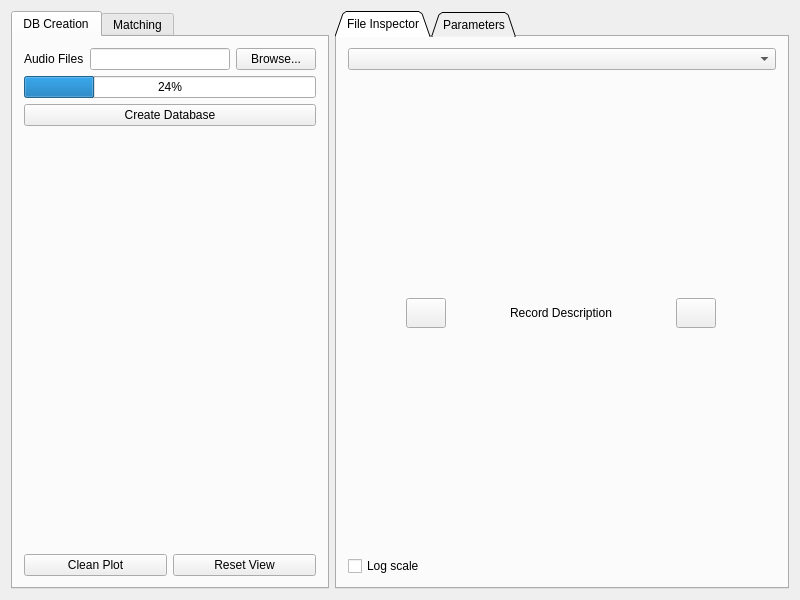
<?xml version="1.0" encoding="UTF-8"?>
<ui version="4.0">
 <class>WindowUI</class>
 <widget class="QWidget" name="WindowUI">
  <property name="geometry">
   <rect>
    <x>0</x>
    <y>0</y>
    <width>800</width>
    <height>600</height>
   </rect>
  </property>
  <property name="minimumSize">
   <size>
    <width>0</width>
    <height>0</height>
   </size>
  </property>
  <property name="windowTitle">
   <string>FindMinutiae</string>
  </property>
  <layout class="QGridLayout" name="gridLayout">
   <item row="0" column="1">
    <widget class="QTabWidget" name="TabOptions">
     <property name="tabPosition">
      <enum>QTabWidget::North</enum>
     </property>
     <property name="tabShape">
      <enum>QTabWidget::Triangular</enum>
     </property>
     <property name="currentIndex">
      <number>0</number>
     </property>
     <widget class="QWidget" name="TabFileInspection">
      <attribute name="title">
       <string>File Inspector</string>
      </attribute>
      <layout class="QVBoxLayout" name="verticalLayout">
       <item>
        <widget class="QComboBox" name="ComboChooseFile"/>
       </item>
       <item>
        <widget class="GUI::ChartRecWidget" name="ChartShowRec" native="true">
         <property name="sizePolicy">
          <sizepolicy hsizetype="Preferred" vsizetype="Expanding">
           <horstretch>0</horstretch>
           <verstretch>0</verstretch>
          </sizepolicy>
         </property>
        </widget>
       </item>
       <item>
        <layout class="QHBoxLayout" name="HorRecordControls">
         <item>
          <widget class="QPushButton" name="ButtonPreviousRecord">
           <property name="sizePolicy">
            <sizepolicy hsizetype="Fixed" vsizetype="Fixed">
             <horstretch>0</horstretch>
             <verstretch>0</verstretch>
            </sizepolicy>
           </property>
           <property name="minimumSize">
            <size>
             <width>0</width>
             <height>30</height>
            </size>
           </property>
           <property name="maximumSize">
            <size>
             <width>16777215</width>
             <height>30</height>
            </size>
           </property>
           <property name="text">
            <string/>
           </property>
           <property name="icon">
            <iconset>
             <normaloff>../../Resources/48x48/Prev.png</normaloff>../../Resources/48x48/Prev.png</iconset>
           </property>
          </widget>
         </item>
         <item>
          <widget class="QLabel" name="LabelRecordDescription">
           <property name="sizePolicy">
            <sizepolicy hsizetype="Fixed" vsizetype="Fixed">
             <horstretch>0</horstretch>
             <verstretch>0</verstretch>
            </sizepolicy>
           </property>
           <property name="minimumSize">
            <size>
             <width>0</width>
             <height>30</height>
            </size>
           </property>
           <property name="maximumSize">
            <size>
             <width>16777215</width>
             <height>30</height>
            </size>
           </property>
           <property name="text">
            <string>Record Description</string>
           </property>
          </widget>
         </item>
         <item>
          <widget class="QPushButton" name="ButtonNextRecord">
           <property name="sizePolicy">
            <sizepolicy hsizetype="Fixed" vsizetype="Fixed">
             <horstretch>0</horstretch>
             <verstretch>0</verstretch>
            </sizepolicy>
           </property>
           <property name="minimumSize">
            <size>
             <width>0</width>
             <height>30</height>
            </size>
           </property>
           <property name="maximumSize">
            <size>
             <width>16777215</width>
             <height>30</height>
            </size>
           </property>
           <property name="text">
            <string/>
           </property>
           <property name="icon">
            <iconset>
             <normaloff>../../Resources/48x48/Successive.png</normaloff>../../Resources/48x48/Successive.png</iconset>
           </property>
          </widget>
         </item>
        </layout>
       </item>
       <item>
        <widget class="GUI::ChartRecWidget" name="ChartShowRecSpectrum" native="true">
         <property name="sizePolicy">
          <sizepolicy hsizetype="Preferred" vsizetype="Expanding">
           <horstretch>0</horstretch>
           <verstretch>0</verstretch>
          </sizepolicy>
         </property>
        </widget>
       </item>
       <item>
        <widget class="QCheckBox" name="CheckLogScale">
         <property name="text">
          <string>Log scale</string>
         </property>
         <property name="checked">
          <bool>false</bool>
         </property>
         <property name="tristate">
          <bool>false</bool>
         </property>
        </widget>
       </item>
      </layout>
     </widget>
     <widget class="QWidget" name="TabParameters">
      <attribute name="title">
       <string>Parameters</string>
      </attribute>
      <layout class="QVBoxLayout" name="verticalLayout_4">
       <item>
        <spacer name="verticalSpacer_2">
         <property name="orientation">
          <enum>Qt::Vertical</enum>
         </property>
         <property name="sizeHint" stdset="0">
          <size>
           <width>20</width>
           <height>40</height>
          </size>
         </property>
        </spacer>
       </item>
       <item>
        <widget class="QGroupBox" name="GroupBoxMaxFreq">
         <property name="sizePolicy">
          <sizepolicy hsizetype="Preferred" vsizetype="Maximum">
           <horstretch>0</horstretch>
           <verstretch>0</verstretch>
          </sizepolicy>
         </property>
         <property name="title">
          <string>Maximum frequency (1024 Hz)</string>
         </property>
         <property name="flat">
          <bool>true</bool>
         </property>
         <layout class="QHBoxLayout" name="HorRecLengthGroup">
          <property name="spacing">
           <number>0</number>
          </property>
          <item>
           <widget class="QPushButton" name="ButtonMaxFreq2">
            <property name="sizePolicy">
             <sizepolicy hsizetype="Expanding" vsizetype="Fixed">
              <horstretch>0</horstretch>
              <verstretch>0</verstretch>
             </sizepolicy>
            </property>
            <property name="text">
             <string>2</string>
            </property>
            <property name="checkable">
             <bool>true</bool>
            </property>
            <property name="autoExclusive">
             <bool>true</bool>
            </property>
            <attribute name="buttonGroup">
             <string notr="true">ButtonGroupMaxFreq</string>
            </attribute>
           </widget>
          </item>
          <item>
           <widget class="QPushButton" name="ButtonMaxFreq2_2">
            <property name="sizePolicy">
             <sizepolicy hsizetype="Expanding" vsizetype="Fixed">
              <horstretch>0</horstretch>
              <verstretch>0</verstretch>
             </sizepolicy>
            </property>
            <property name="text">
             <string>3</string>
            </property>
            <property name="checkable">
             <bool>true</bool>
            </property>
            <property name="autoExclusive">
             <bool>true</bool>
            </property>
            <attribute name="buttonGroup">
             <string notr="true">ButtonGroupMaxFreq</string>
            </attribute>
           </widget>
          </item>
          <item>
           <widget class="QPushButton" name="ButtonMaxFreq3">
            <property name="sizePolicy">
             <sizepolicy hsizetype="Expanding" vsizetype="Fixed">
              <horstretch>0</horstretch>
              <verstretch>0</verstretch>
             </sizepolicy>
            </property>
            <property name="text">
             <string>4</string>
            </property>
            <property name="checkable">
             <bool>true</bool>
            </property>
            <property name="checked">
             <bool>false</bool>
            </property>
            <property name="autoExclusive">
             <bool>true</bool>
            </property>
            <attribute name="buttonGroup">
             <string notr="true">ButtonGroupMaxFreq</string>
            </attribute>
           </widget>
          </item>
          <item>
           <widget class="QPushButton" name="ButtonMaxFreq4">
            <property name="sizePolicy">
             <sizepolicy hsizetype="Expanding" vsizetype="Fixed">
              <horstretch>0</horstretch>
              <verstretch>0</verstretch>
             </sizepolicy>
            </property>
            <property name="text">
             <string>5</string>
            </property>
            <property name="checkable">
             <bool>true</bool>
            </property>
            <property name="checked">
             <bool>true</bool>
            </property>
            <property name="autoExclusive">
             <bool>true</bool>
            </property>
            <attribute name="buttonGroup">
             <string notr="true">ButtonGroupMaxFreq</string>
            </attribute>
           </widget>
          </item>
          <item>
           <widget class="QPushButton" name="ButtonMaxFreq1">
            <property name="sizePolicy">
             <sizepolicy hsizetype="Expanding" vsizetype="Fixed">
              <horstretch>0</horstretch>
              <verstretch>0</verstretch>
             </sizepolicy>
            </property>
            <property name="text">
             <string>6</string>
            </property>
            <property name="checkable">
             <bool>true</bool>
            </property>
            <property name="autoExclusive">
             <bool>true</bool>
            </property>
            <property name="autoDefault">
             <bool>false</bool>
            </property>
            <property name="default">
             <bool>false</bool>
            </property>
            <property name="flat">
             <bool>false</bool>
            </property>
            <attribute name="buttonGroup">
             <string notr="true">ButtonGroupMaxFreq</string>
            </attribute>
           </widget>
          </item>
         </layout>
        </widget>
       </item>
       <item>
        <widget class="QGroupBox" name="GroupBoxMinFreq">
         <property name="sizePolicy">
          <sizepolicy hsizetype="Preferred" vsizetype="Maximum">
           <horstretch>0</horstretch>
           <verstretch>0</verstretch>
          </sizepolicy>
         </property>
         <property name="font">
          <font>
           <pointsize>13</pointsize>
          </font>
         </property>
         <property name="title">
          <string>Minimum frequency (64 Hz)</string>
         </property>
         <layout class="QHBoxLayout" name="horizontalLayout_4">
          <property name="spacing">
           <number>0</number>
          </property>
          <item>
           <widget class="QPushButton" name="ButtonMinFreq1">
            <property name="sizePolicy">
             <sizepolicy hsizetype="Expanding" vsizetype="Fixed">
              <horstretch>0</horstretch>
              <verstretch>0</verstretch>
             </sizepolicy>
            </property>
            <property name="text">
             <string>2</string>
            </property>
            <property name="checkable">
             <bool>true</bool>
            </property>
            <property name="autoExclusive">
             <bool>true</bool>
            </property>
            <property name="autoDefault">
             <bool>false</bool>
            </property>
            <property name="default">
             <bool>false</bool>
            </property>
            <property name="flat">
             <bool>false</bool>
            </property>
            <attribute name="buttonGroup">
             <string notr="true">ButtonGroupMinFreq</string>
            </attribute>
           </widget>
          </item>
          <item>
           <widget class="QPushButton" name="ButtonMinFreq2">
            <property name="sizePolicy">
             <sizepolicy hsizetype="Expanding" vsizetype="Fixed">
              <horstretch>0</horstretch>
              <verstretch>0</verstretch>
             </sizepolicy>
            </property>
            <property name="text">
             <string>3</string>
            </property>
            <property name="checkable">
             <bool>true</bool>
            </property>
            <property name="autoExclusive">
             <bool>true</bool>
            </property>
            <attribute name="buttonGroup">
             <string notr="true">ButtonGroupMinFreq</string>
            </attribute>
           </widget>
          </item>
          <item>
           <widget class="QPushButton" name="ButtonMinFreq3">
            <property name="sizePolicy">
             <sizepolicy hsizetype="Expanding" vsizetype="Fixed">
              <horstretch>0</horstretch>
              <verstretch>0</verstretch>
             </sizepolicy>
            </property>
            <property name="text">
             <string>4</string>
            </property>
            <property name="checkable">
             <bool>true</bool>
            </property>
            <property name="checked">
             <bool>true</bool>
            </property>
            <property name="autoExclusive">
             <bool>true</bool>
            </property>
            <attribute name="buttonGroup">
             <string notr="true">ButtonGroupMinFreq</string>
            </attribute>
           </widget>
          </item>
          <item>
           <widget class="QPushButton" name="ButtonMinFreq4">
            <property name="sizePolicy">
             <sizepolicy hsizetype="Expanding" vsizetype="Fixed">
              <horstretch>0</horstretch>
              <verstretch>0</verstretch>
             </sizepolicy>
            </property>
            <property name="text">
             <string>5</string>
            </property>
            <property name="checkable">
             <bool>true</bool>
            </property>
            <property name="checked">
             <bool>false</bool>
            </property>
            <property name="autoExclusive">
             <bool>true</bool>
            </property>
            <attribute name="buttonGroup">
             <string notr="true">ButtonGroupMinFreq</string>
            </attribute>
           </widget>
          </item>
          <item>
           <widget class="QPushButton" name="ButtonMinFreq4_2">
            <property name="sizePolicy">
             <sizepolicy hsizetype="Expanding" vsizetype="Fixed">
              <horstretch>0</horstretch>
              <verstretch>0</verstretch>
             </sizepolicy>
            </property>
            <property name="text">
             <string>6</string>
            </property>
            <property name="checkable">
             <bool>true</bool>
            </property>
            <property name="checked">
             <bool>false</bool>
            </property>
            <property name="autoExclusive">
             <bool>true</bool>
            </property>
            <attribute name="buttonGroup">
             <string notr="true">ButtonGroupMinFreq</string>
            </attribute>
           </widget>
          </item>
         </layout>
        </widget>
       </item>
       <item>
        <widget class="QGroupBox" name="GroupBoxOversampling">
         <property name="sizePolicy">
          <sizepolicy hsizetype="Preferred" vsizetype="Maximum">
           <horstretch>0</horstretch>
           <verstretch>0</verstretch>
          </sizepolicy>
         </property>
         <property name="font">
          <font>
           <pointsize>13</pointsize>
          </font>
         </property>
         <property name="title">
          <string>Oversampling</string>
         </property>
         <layout class="QHBoxLayout" name="horizontalLayout_3">
          <property name="spacing">
           <number>0</number>
          </property>
          <item>
           <widget class="QPushButton" name="ButtonOversampling1">
            <property name="sizePolicy">
             <sizepolicy hsizetype="Expanding" vsizetype="Fixed">
              <horstretch>0</horstretch>
              <verstretch>0</verstretch>
             </sizepolicy>
            </property>
            <property name="text">
             <string>x1</string>
            </property>
            <property name="checkable">
             <bool>true</bool>
            </property>
            <property name="autoExclusive">
             <bool>true</bool>
            </property>
            <attribute name="buttonGroup">
             <string notr="true">ButtonGroupOversampling</string>
            </attribute>
           </widget>
          </item>
          <item>
           <widget class="QPushButton" name="ButtonOversampling2">
            <property name="sizePolicy">
             <sizepolicy hsizetype="Expanding" vsizetype="Fixed">
              <horstretch>0</horstretch>
              <verstretch>0</verstretch>
             </sizepolicy>
            </property>
            <property name="text">
             <string>x2</string>
            </property>
            <property name="checkable">
             <bool>true</bool>
            </property>
            <property name="autoExclusive">
             <bool>true</bool>
            </property>
            <attribute name="buttonGroup">
             <string notr="true">ButtonGroupOversampling</string>
            </attribute>
           </widget>
          </item>
          <item>
           <widget class="QPushButton" name="ButtonOversampling3">
            <property name="sizePolicy">
             <sizepolicy hsizetype="Expanding" vsizetype="Fixed">
              <horstretch>0</horstretch>
              <verstretch>0</verstretch>
             </sizepolicy>
            </property>
            <property name="text">
             <string>x4</string>
            </property>
            <property name="checkable">
             <bool>true</bool>
            </property>
            <property name="checked">
             <bool>true</bool>
            </property>
            <property name="autoExclusive">
             <bool>true</bool>
            </property>
            <attribute name="buttonGroup">
             <string notr="true">ButtonGroupOversampling</string>
            </attribute>
           </widget>
          </item>
          <item>
           <widget class="QPushButton" name="ButtonOversampling4">
            <property name="sizePolicy">
             <sizepolicy hsizetype="Expanding" vsizetype="Fixed">
              <horstretch>0</horstretch>
              <verstretch>0</verstretch>
             </sizepolicy>
            </property>
            <property name="text">
             <string>x8</string>
            </property>
            <property name="checkable">
             <bool>true</bool>
            </property>
            <property name="autoExclusive">
             <bool>true</bool>
            </property>
            <attribute name="buttonGroup">
             <string notr="true">ButtonGroupOversampling</string>
            </attribute>
           </widget>
          </item>
          <item>
           <widget class="QPushButton" name="ButtonOversampling5">
            <property name="sizePolicy">
             <sizepolicy hsizetype="Expanding" vsizetype="Fixed">
              <horstretch>0</horstretch>
              <verstretch>0</verstretch>
             </sizepolicy>
            </property>
            <property name="text">
             <string>x16</string>
            </property>
            <property name="checkable">
             <bool>true</bool>
            </property>
            <property name="autoExclusive">
             <bool>true</bool>
            </property>
            <attribute name="buttonGroup">
             <string notr="true">ButtonGroupOversampling</string>
            </attribute>
           </widget>
          </item>
         </layout>
        </widget>
       </item>
       <item>
        <spacer name="verticalSpacer">
         <property name="orientation">
          <enum>Qt::Vertical</enum>
         </property>
         <property name="sizeHint" stdset="0">
          <size>
           <width>20</width>
           <height>40</height>
          </size>
         </property>
        </spacer>
       </item>
      </layout>
     </widget>
    </widget>
   </item>
   <item row="0" column="0">
    <widget class="QTabWidget" name="tabWidget">
     <property name="tabShape">
      <enum>QTabWidget::Rounded</enum>
     </property>
     <property name="currentIndex">
      <number>0</number>
     </property>
     <widget class="QWidget" name="TabDB">
      <attribute name="title">
       <string>DB Creation</string>
      </attribute>
      <layout class="QVBoxLayout" name="verticalLayout_3">
       <item>
        <layout class="QHBoxLayout" name="DBFilesHorLayout">
         <property name="sizeConstraint">
          <enum>QLayout::SetFixedSize</enum>
         </property>
         <item>
          <widget class="QLabel" name="DBFilesLabel">
           <property name="text">
            <string>Audio Files</string>
           </property>
          </widget>
         </item>
         <item>
          <widget class="GUI::LineEditDropReceiver" name="DBFilesLineEdit"/>
         </item>
         <item>
          <widget class="QPushButton" name="DBFilesBrowseButton">
           <property name="text">
            <string>Browse...</string>
           </property>
          </widget>
         </item>
        </layout>
       </item>
       <item>
        <widget class="QProgressBar" name="DBProgressBar">
         <property name="value">
          <number>24</number>
         </property>
        </widget>
       </item>
       <item>
        <widget class="QPushButton" name="DBCreateButton">
         <property name="text">
          <string>Create Database</string>
         </property>
        </widget>
       </item>
       <item>
        <widget class="GUI::DatabaseChart" name="DBChartView" native="true">
         <property name="sizePolicy">
          <sizepolicy hsizetype="Expanding" vsizetype="Expanding">
           <horstretch>0</horstretch>
           <verstretch>0</verstretch>
          </sizepolicy>
         </property>
        </widget>
       </item>
       <item>
        <layout class="QHBoxLayout" name="PlotCtrlHorLayout">
         <item>
          <widget class="QPushButton" name="PlotCtrlCleanButton">
           <property name="text">
            <string>Clean Plot</string>
           </property>
          </widget>
         </item>
         <item>
          <widget class="QPushButton" name="PlotCtrlResetViewButton">
           <property name="text">
            <string>Reset View</string>
           </property>
          </widget>
         </item>
        </layout>
       </item>
      </layout>
     </widget>
     <widget class="QWidget" name="TabMatching">
      <attribute name="title">
       <string>Matching</string>
      </attribute>
      <layout class="QGridLayout" name="gridLayout_3">
       <item row="3" column="0">
        <widget class="QLabel" name="MatchingResultsLabel">
         <property name="sizePolicy">
          <sizepolicy hsizetype="Preferred" vsizetype="Ignored">
           <horstretch>0</horstretch>
           <verstretch>0</verstretch>
          </sizepolicy>
         </property>
         <property name="text">
          <string>Distribution Similarity Estimation</string>
         </property>
         <property name="textFormat">
          <enum>Qt::RichText</enum>
         </property>
         <property name="wordWrap">
          <bool>true</bool>
         </property>
        </widget>
       </item>
       <item row="5" column="0">
        <layout class="QHBoxLayout" name="MatchingCtrlHorLayout">
         <item>
          <widget class="QPushButton" name="MCtrlMatchButton">
           <property name="text">
            <string>Match</string>
           </property>
          </widget>
         </item>
         <item>
          <widget class="QPushButton" name="MCtrlResetButton">
           <property name="text">
            <string>Reset</string>
           </property>
          </widget>
         </item>
        </layout>
       </item>
       <item row="0" column="0">
        <layout class="QHBoxLayout" name="MDBHorLayout">
         <property name="sizeConstraint">
          <enum>QLayout::SetFixedSize</enum>
         </property>
         <item>
          <widget class="QLabel" name="MDBLabel">
           <property name="text">
            <string>Input DB</string>
           </property>
          </widget>
         </item>
         <item>
          <widget class="GUI::LineEditDropReceiver" name="MDBLineEdit"/>
         </item>
         <item>
          <widget class="QPushButton" name="MDBBrowseButton">
           <property name="text">
            <string>Browse...</string>
           </property>
          </widget>
         </item>
        </layout>
       </item>
       <item row="2" column="0">
        <layout class="QHBoxLayout" name="MUnknownHorLayout">
         <property name="sizeConstraint">
          <enum>QLayout::SetFixedSize</enum>
         </property>
         <item>
          <widget class="QLabel" name="MULabel">
           <property name="text">
            <string>Unknown Voice</string>
           </property>
          </widget>
         </item>
         <item>
          <widget class="GUI::LineEditDropReceiver" name="MULineEdit"/>
         </item>
         <item>
          <widget class="QPushButton" name="MUBrowseButton">
           <property name="text">
            <string>Browse...</string>
           </property>
          </widget>
         </item>
        </layout>
       </item>
       <item row="1" column="0">
        <layout class="QHBoxLayout" name="MKnownHorLayout">
         <property name="sizeConstraint">
          <enum>QLayout::SetFixedSize</enum>
         </property>
         <item>
          <widget class="QLabel" name="MKLabel">
           <property name="text">
            <string>Known Voice</string>
           </property>
          </widget>
         </item>
         <item>
          <widget class="GUI::LineEditDropReceiver" name="MKLineEdit"/>
         </item>
         <item>
          <widget class="QPushButton" name="MKBrowseButton">
           <property name="text">
            <string>Browse...</string>
           </property>
          </widget>
         </item>
        </layout>
       </item>
       <item row="4" column="0">
        <widget class="GUI::DatabaseChart" name="MatchingChartView" native="true">
         <property name="sizePolicy">
          <sizepolicy hsizetype="Expanding" vsizetype="Expanding">
           <horstretch>0</horstretch>
           <verstretch>0</verstretch>
          </sizepolicy>
         </property>
        </widget>
       </item>
       <item row="6" column="0">
        <widget class="QProgressBar" name="MatchingProgressBar">
         <property name="value">
          <number>24</number>
         </property>
        </widget>
       </item>
      </layout>
     </widget>
    </widget>
   </item>
  </layout>
 </widget>
 <layoutdefault spacing="6" margin="11"/>
 <customwidgets>
  <customwidget>
   <class>GUI::LineEditDropReceiver</class>
   <extends>QLineEdit</extends>
   <header location="global">GUI/LineEditDropReceiver.hpp</header>
  </customwidget>
  <customwidget>
   <class>GUI::ChartRecWidget</class>
   <extends>QWidget</extends>
   <header location="global">GUI/ChartRecWidget.hpp</header>
   <container>1</container>
  </customwidget>
  <customwidget>
   <class>GUI::DatabaseChart</class>
   <extends>QWidget</extends>
   <header location="global">GUI/DatabaseChart.hpp</header>
   <container>1</container>
  </customwidget>
 </customwidgets>
 <resources/>
 <connections/>
 <buttongroups>
  <buttongroup name="ButtonGroupOversampling"/>
  <buttongroup name="ButtonGroupMaxFreq"/>
  <buttongroup name="ButtonGroupMinFreq"/>
 </buttongroups>
</ui>
